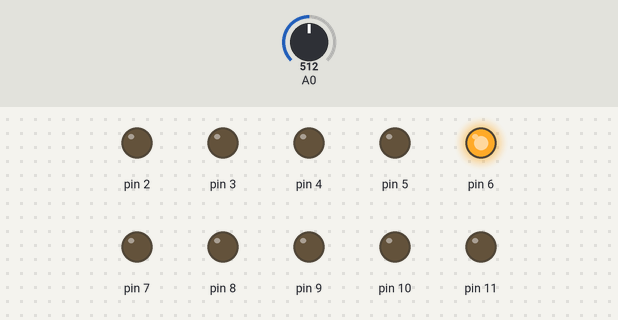
This sketch was run on a simulated Arduino Uno, built with avr-gcc and run on an emulated ATmega328P. On the bench: output pins drawn as LEDs (lit = HIGH). The inputs (shaded band) are chosen by the test bench; at power-on: A0 = 512.

Above: at 1.2 s.
1.3 s: A0 set to 551
2.8 s: A0 set to 580
At 3.7 s:
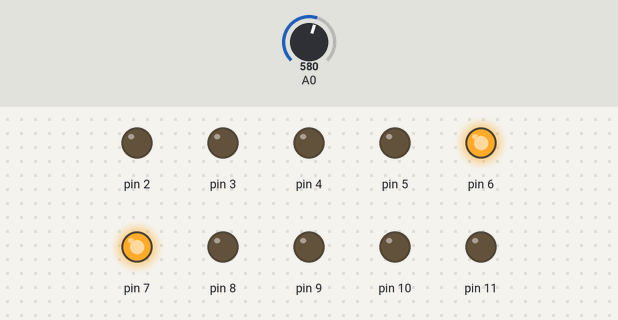
4.3 s: A0 set to 716
At 4.8 s:
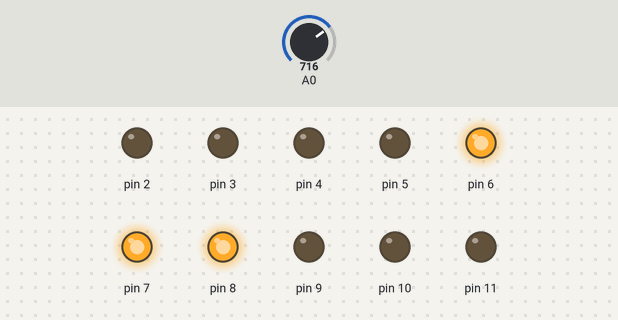
5.8 s: A0 set to 787
7.3 s: A0 set to 805
At 8.3 s:
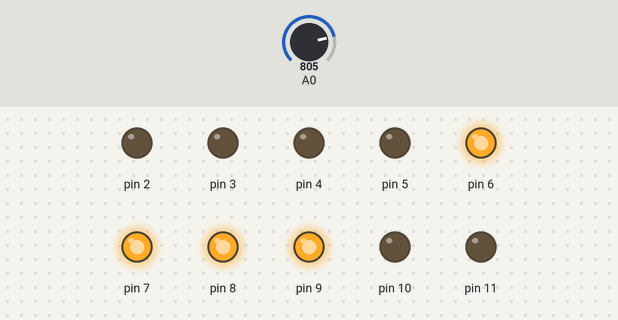
Timing chart, 0 to 9.8 s (numbered marks = the images above; inputs shaded):
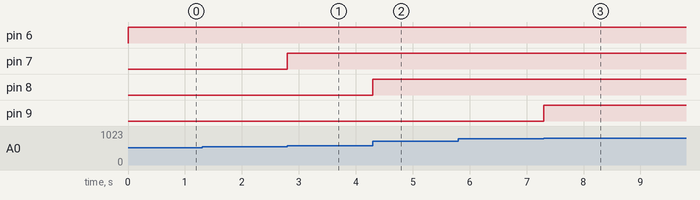

Measured:
- the behaviour switches between 568 and 569 on A0 (found by bisection; images 0 and 1)
- the behaviour switches between 795 and 796 on A0 (found by bisection; images 2 and 3)
- after the input at 1.3 s, every drawn part: stays the same
- after the input at 2.8 s, pin 7: LOW → HIGH at once
- after the input at 4.3 s, pin 8: LOW → HIGH at once
- after the input at 5.8 s, every drawn part: stays the same
- after the input at 7.3 s, pin 9: LOW → HIGH at once

The sketch:

VU_METER_com_Arduino.ino
```cpp
int tempo=50;

void setup()
{
  for(int i=2;i<=11;i++)
  {
    pinMode(i,OUTPUT);
  }
}

void loop()
{


 int val=analogRead(A0);

  int i=map(val,0,1023,2,11);

  digitalWrite(i,HIGH);
  digitalWrite(i+1,LOW);


}
```
